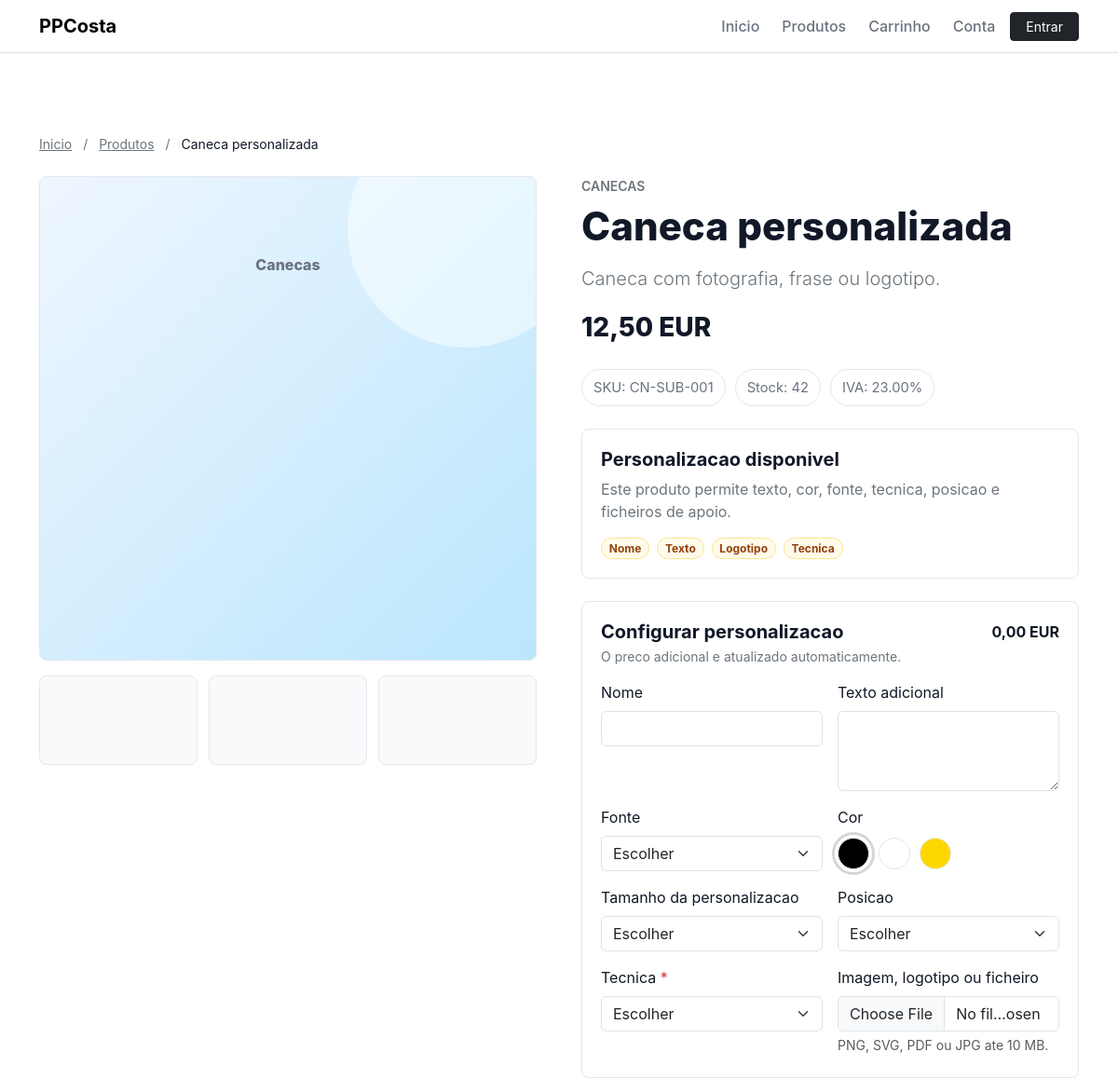
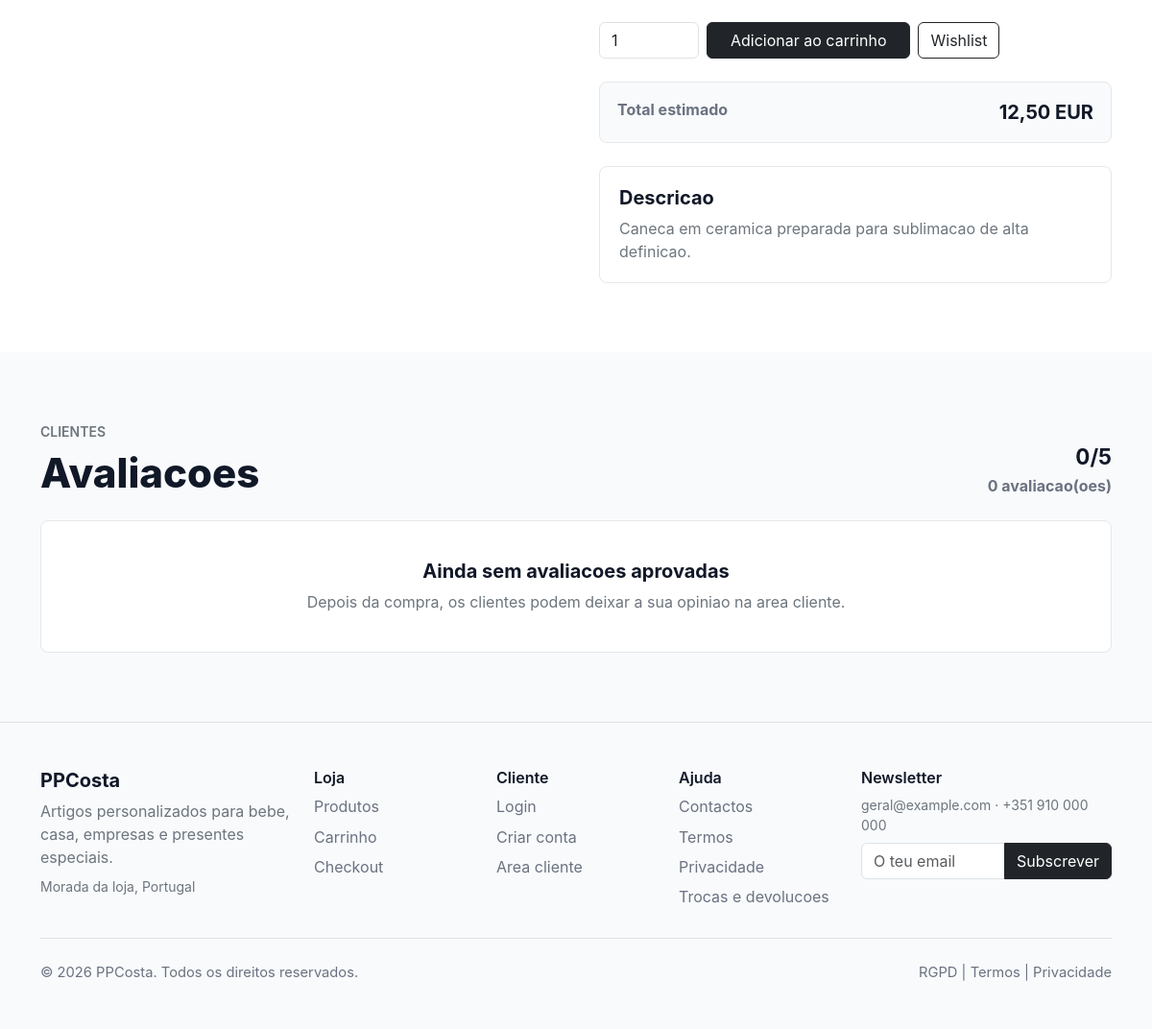
Page /produto/caneca-personalizada on the committed database (2 pictures, top to bottom).
### tables this page shows
CREATE TABLE products (
    id BIGINT UNSIGNED AUTO_INCREMENT PRIMARY KEY,
    brand_id BIGINT UNSIGNED NULL,
    supplier_id BIGINT UNSIGNED NULL,
    tax_rate_id BIGINT UNSIGNED NOT NULL,
    name VARCHAR(190) NOT NULL,
    slug VARCHAR(210) NOT NULL,
    short_description TEXT NULL,
    long_description MEDIUMTEXT NULL,
    sku VARCHAR(100) NOT NULL,
    ean VARCHAR(40) NULL,
    price DECIMAL(12,2) NOT NULL,
    sale_price DECIMAL(12,2) NULL,
    cost_price DECIMAL(12,2) NULL,
    stock INT NOT NULL DEFAULT 0,
    stock_minimum INT NOT NULL DEFAULT 0,
    weight_grams INT NULL,
    width_mm INT NULL,
    height_mm INT NULL,
    depth_mm INT NULL,
    video_url VARCHAR(255) NULL,
    is_active TINYINT(1) NOT NULL DEFAULT 1,
    is_new TINYINT(1) NOT NULL DEFAULT 0,
    is_featured TINYINT(1) NOT NULL DEFAULT 0,
    is_on_sale TINYINT(1) NOT NULL DEFAULT 0,
    is_best_seller TINYINT(1) NOT NULL DEFAULT 0,
    is_personalizable TINYINT(1) NOT NULL DEFAULT 0,
    meta_title VARCHAR(190) NULL,
    meta_description VARCHAR(255) NULL,
    canonical_url VARCHAR(255) NULL,
    created_at TIMESTAMP NOT NULL DEFAULT CURRENT_TIMESTAMP,
    updated_at TIMESTAMP NOT NULL DEFAULT CURRENT_TIMESTAMP ON UPDATE CURRENT_TIMESTAMP,
    UNIQUE KEY uq_products_slug (slug),
    UNIQUE KEY uq_products_sku (sku),
    KEY idx_products_flags (is_active, is_featured, is_new, is_on_sale, is_best_seller),
    KEY idx_products_brand (brand_id),
    KEY idx_products_supplier (supplier_id),
    FULLTEXT KEY ft_products_search (name, short_description, long_description, sku),
    CONSTRAINT fk_products_brand FOREIGN KEY (brand_id) REFERENCES brands(id) ON DELETE SET NULL,
    CONSTRAINT fk_products_supplier FOREIGN KEY (supplier_id) REFERENCES suppliers(id) ON DELETE SET NULL,
    CONSTRAINT fk_products_tax_rate FOREIGN KEY (tax_rate_id) REFERENCES tax_rates(id),
    CHECK (price >= 0),
    CHECK (sale_price IS NULL OR sale_price >= 0),
    CHECK (stock >= 0)
);

CREATE TABLE categories (
    id BIGINT UNSIGNED AUTO_INCREMENT PRIMARY KEY,
    parent_id BIGINT UNSIGNED NULL,
    name VARCHAR(160) NOT NULL,
    slug VARCHAR(180) NOT NULL,
    description TEXT NULL,
    image_path VARCHAR(255) NULL,
    sort_order INT NOT NULL DEFAULT 0,
    is_active TINYINT(1) NOT NULL DEFAULT 1,
    meta_title VARCHAR(190) NULL,
    meta_description VARCHAR(255) NULL,
    created_at TIMESTAMP NOT NULL DEFAULT CURRENT_TIMESTAMP,
    updated_at TIMESTAMP NOT NULL DEFAULT CURRENT_TIMESTAMP ON UPDATE CURRENT_TIMESTAMP,
    UNIQUE KEY uq_categories_slug (slug),
    KEY idx_categories_parent (parent_id),
    KEY idx_categories_active_sort (is_active, sort_order),
    CONSTRAINT fk_categories_parent FOREIGN KEY (parent_id) REFERENCES categories(id) ON DELETE SET NULL
);

CREATE TABLE tax_rates (
    id BIGINT UNSIGNED AUTO_INCREMENT PRIMARY KEY,
    name VARCHAR(120) NOT NULL,
    rate DECIMAL(5,2) NOT NULL,
    country_code CHAR(2) NOT NULL DEFAULT 'PT',
    is_default TINYINT(1) NOT NULL DEFAULT 0,
    is_active TINYINT(1) NOT NULL DEFAULT 1,
    CHECK (rate >= 0)
);

CREATE TABLE product_personalizations (
    id BIGINT UNSIGNED AUTO_INCREMENT PRIMARY KEY,
    product_id BIGINT UNSIGNED NOT NULL,
    personalization_type_id BIGINT UNSIGNED NOT NULL,
    label VARCHAR(160) NOT NULL,
    min_length INT NULL,
    max_length INT NULL,
    allowed_file_types VARCHAR(190) NULL,
    max_file_bytes INT NULL,
    base_extra_price DECIMAL(12,2) NOT NULL DEFAULT 0,
    sort_order INT NOT NULL DEFAULT 0,
    is_required TINYINT(1) NOT NULL DEFAULT 0,
    is_active TINYINT(1) NOT NULL DEFAULT 1,
    KEY idx_product_personalizations_product (product_id, is_active),
    CONSTRAINT fk_product_personalizations_product FOREIGN KEY (product_id) REFERENCES products(id) ON DELETE CASCADE,
    CONSTRAINT fk_product_personalizations_type FOREIGN KEY (personalization_type_id) REFERENCES personalization_types(id),
    CHECK (base_extra_price >= 0)
);

CREATE TABLE personalization_types (
    id BIGINT UNSIGNED AUTO_INCREMENT PRIMARY KEY,
    name VARCHAR(120) NOT NULL,
    slug VARCHAR(140) NOT NULL,
    input_type ENUM('text','textarea','select','color','font','file','position','technique') NOT NULL,
    is_required TINYINT(1) NOT NULL DEFAULT 0,
    is_active TINYINT(1) NOT NULL DEFAULT 1,
    UNIQUE KEY uq_personalization_types_slug (slug)
);

CREATE TABLE personalization_options (
    id BIGINT UNSIGNED AUTO_INCREMENT PRIMARY KEY,
    personalization_type_id BIGINT UNSIGNED NOT NULL,
    label VARCHAR(160) NOT NULL,
    value VARCHAR(190) NOT NULL,
    extra_price DECIMAL(12,2) NOT NULL DEFAULT 0,
    color_hex CHAR(7) NULL,
    sort_order INT NOT NULL DEFAULT 0,
    is_active TINYINT(1) NOT NULL DEFAULT 1,
    KEY idx_personalization_options_type (personalization_type_id, is_active),
    CONSTRAINT fk_personalization_options_type FOREIGN KEY (personalization_type_id) REFERENCES personalization_types(id) ON DELETE CASCADE,
    CHECK (extra_price >= 0)
);

### produto-detalhe.php (the view, shortened to what the rows shown need)
<?php
require_once __DIR__ . '/includes/personalization.php';
$slug = trim($_GET['slug'] ?? '');
$product = $slug !== '' ? catalog_product_by_slug($slug) : null;
    ?>
    <?php
$personalizationRules = !empty($product['is_personalizable'])
    ? personalization_rules_for_product((int) $product['id'])
    : [];
require_once __DIR__ . '/includes/header.php';
?>
<section class="product-detail section-pad">
    <div class="container">
        <nav class="small mb-4" aria-label="Breadcrumb">
            <a class="text-secondary" href="<?= e(url()) ?>">Inicio</a>
            <span class="text-secondary mx-2">/</span>
            <a class="text-secondary" href="<?= e(url('produto.php')) ?>">Produtos</a>
            <span class="text-secondary mx-2">/</span>
            <span><?= e($product['name']) ?></span>
        </nav>
        <div class="row g-5">
            <div class="col-lg-6">
                <div class="product-gallery-main <?= e($product['media_class'] ?? 'product-mug') ?>" data-personalization-preview>
                    <span data-preview-product><?= e($product['category_name'] ?? 'Produto') ?></span>
                </div>
            </div>
            <div class="col-lg-6">
                <p class="text-uppercase text-secondary fw-semibold small mb-2"><?= e($product['category_name'] ?? 'Catalogo') ?></p>
                <h1 class="section-title mb-3"><?= e($product['name']) ?></h1>
                <p class="text-secondary lead"><?= e($product['short_description'] ?? '') ?></p>
                <div class="d-flex align-items-center gap-2 mb-4">
                    <span class="price fs-3"><?= e(format_price((float) $product['final_price'])) ?></span>
                </div>
                <div class="product-meta mb-4">
                    <span>SKU: <?= e($product['sku']) ?></span>
                    <span>Stock: <?= e((string) $product['stock']) ?></span>
                    <span>IVA: <?= e((string) ($product['tax_rate'] ?? '23.00')) ?>%</span>
                </div>
                <?php if (!empty($product['is_personalizable'])): ?>
                    <div class="personalization-preview mb-4">
                        <h2 class="h5 fw-bold">Personalizacao disponivel</h2>
                        <p class="text-secondary mb-3">Este produto permite texto, cor, fonte, tecnica, posicao e ficheiros de apoio.</p>
                        <div class="d-flex flex-wrap gap-2">
                        </div>
                    </div>
                <?php endif; ?>
                <form class="product-buy-box" method="post" action="<?= e(url('carrinho.php')) ?>" enctype="multipart/form-data" data-personalization-form data-product-price="<?= e((string) $product['final_price']) ?>" data-product-id="<?= e((string) $product['id']) ?>">
                    <?php if ($personalizationRules !== []): ?>
                        <div class="personalization-editor mb-4">
                            <div class="d-flex justify-content-between align-items-start gap-3 mb-3">
                                <div>
                                    <h2 class="h5 fw-bold mb-1">Configurar personalizacao</h2>
                                </div>
                            </div>
                            <div class="row g-3">
                                <?php foreach ($personalizationRules as $rule): ?>
                                    <?php $fieldName = 'personalization[' . $rule['slug'] . ']'; ?>
                                    <div class="col-md-6">
                                        <label class="form-label" for="personalization-<?= e($rule['slug']) ?>">
                                            <?= e($rule['label']) ?>
                                            <?php if (!empty($rule['is_required'])): ?>
                                                <span class="text-danger">*</span>
                                            <?php endif; ?>
                                        </label>
                                        <?php if (in_array($rule['input_type'], ['select', 'font', 'position', 'technique'], true)): ?>
                                            <select class="form-select" id="personalization-<?= e($rule['slug']) ?>" name="<?= e($fieldName) ?>" data-personalization-field data-preview-field="<?= e($rule['slug']) ?>" <?= !empty($rule['is_required']) ? 'required' : '' ?>>
                                                <option value="">Escolher</option>
                                            </select>
                                        <?php elseif ($rule['input_type'] === 'color'): ?>
                                            <div class="color-choice-group" data-personalization-field-group>
                                                <?php foreach ($rule['options'] as $index => $option): ?>
                                                    <label class="color-choice" title="<?= e($option['label']) ?>">
                                                        <span style="background: <?= e($option['value']) ?>"></span>
                                                    </label>
                                                <?php endforeach; ?>
                                            </div>
                                        <?php elseif ($rule['input_type'] === 'textarea'): ?>
                                            <textarea class="form-control" id="personalization-<?= e($rule['slug']) ?>" name="<?= e($fieldName) ?>" rows="3" maxlength="<?= e((string) ($rule['max_length'] ?? 120)) ?>" data-personalization-field data-preview-field="<?= e($rule['slug']) ?>" data-base-extra-price="<?= e((string) $rule['base_extra_price']) ?>"></textarea>
                                        <?php elseif ($rule['input_type'] === 'file'): ?>
                                            <input class="form-control" id="personalization-<?= e($rule['slug']) ?>" name="personalization_file" type="file" accept=".png,.svg,.pdf,.jpg,.jpeg" data-personalization-file data-base-extra-price="<?= e((string) $rule['base_extra_price']) ?>">
                                            <div class="form-text">PNG, SVG, PDF ou JPG ate <?= e((string) round(((int) ($rule['max_file_bytes'] ?? MAX_UPLOAD_BYTES)) / 1024 / 1024)) ?> MB.</div>
                                        <?php else: ?>
                                            <input class="form-control" id="personalization-<?= e($rule['slug']) ?>" name="<?= e($fieldName) ?>" type="text" maxlength="<?= e((string) ($rule['max_length'] ?? 80)) ?>" data-personalization-field data-preview-field="<?= e($rule['slug']) ?>" data-base-extra-price="<?= e((string) $rule['base_extra_price']) ?>" <?= !empty($rule['is_required']) ? 'required' : '' ?>>
                                        <?php endif; ?>
                                    </div>
                                <?php endforeach; ?>
                            </div>
                        </div>
                    <?php endif; ?>
                    <div class="d-flex flex-column flex-sm-row gap-2 mb-4">
                    </div>
                    <div class="total-preview mb-4">
                    </div>
                </form>
                <div class="product-description">
                    <h2 class="h5 fw-bold">Descricao</h2>
                    <p class="text-secondary mb-0"><?= e($product['long_description'] ?? $product['short_description'] ?? '') ?></p>
                </div>
            </div>
        </div>
    </div>
</section>
<section class="section-pad surface-section">
    <div class="container">
        <div class="d-flex flex-column flex-md-row justify-content-between gap-3 mb-4">
            <div>
                <h2 class="section-title mb-0">Avaliacoes</h2>
            </div>
        </div>
    </div>
</section>
<?php require_once __DIR__ . '/includes/footer.php'; ?>

### rows in the picture
products: name "Caneca personalizada", categories.name "Canecas", categories.name "CANECAS", short_description "Caneca com fotografia, frase ou logotipo.", sku "CN-SUB-001", stock "42", tax_rate.rate "23.00", long_description "Caneca em ceramica preparada para sublimacao de alta definicao."
product_personalizations: label "Nome"
product_personalizations: label "Texto adicional"
product_personalizations: label "Fonte"
product_personalizations: label "Cor"
product_personalizations: label "Tamanho da personalizacao"
product_personalizations: label "Posicao"
product_personalizations: label "Tecnica"
product_personalizations: label "Imagem, logotipo ou ficheiro", max_file_bytes "10"

### other values in the picture
APP_NAME "PPCosta"
format_price((float) $product['final_price']) "12,50 EUR"
$product['technique'] "Tecnica"
$reviewSummary['average'] "0"
$reviewSummary['count'] "0"
$footerStoreName "PPCosta"
$footerSettings['store_address'] "Morada da loja, Portugal"
$footerSettings['store_email'] "geral@example.com"
$footerSettings['store_phone'] "+351 910 000 000"
